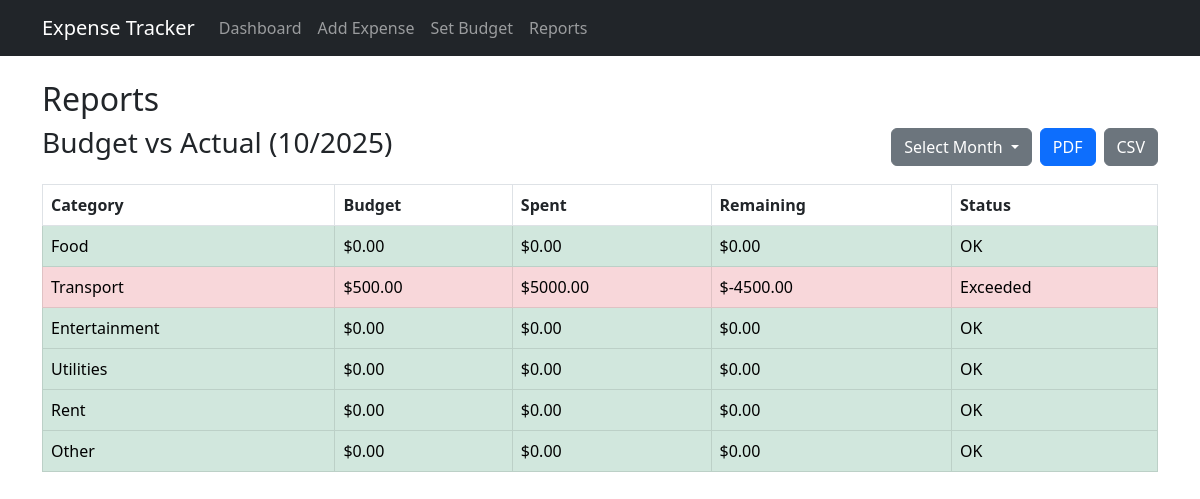
The page /reports?month=10&year=2025 on the database its author committed.
### models.py (models this page shows, shortened)
class Category(db.Model):
    id = db.Column(db.Integer, primary_key=True)
    name = db.Column(db.String(64), unique=True, nullable=False)
    expenses = db.relationship('Expense', backref='category', lazy='dynamic')
    budgets = db.relationship('Budget', backref='category', lazy='dynamic')

class Budget(db.Model):
    id = db.Column(db.Integer, primary_key=True)
    amount = db.Column(db.Float, nullable=False)
    month = db.Column(db.Integer, nullable=False) # 1-12
    year = db.Column(db.Integer, nullable=False)
    user_id = db.Column(db.Integer, db.ForeignKey('user.id'), nullable=False)
    category_id = db.Column(db.Integer, db.ForeignKey('category.id'), nullable=False)

### routes.py (the view)
@main_bp.route('/reports')
def reports():
    today = datetime.today()
    try:
        month = int(request.args.get('month', today.month))
        year = int(request.args.get('year', today.year))
    except ValueError:
        month = today.month
        year = today.year
    expense_months = db.session.query(func.extract('month', Expense.date).label('month'), func.extract('year', Expense.date).label('year')).filter_by(user_id=CURRENT_USER_ID).distinct()
    budget_months = db.session.query(Budget.month, Budget.year).filter_by(user_id=CURRENT_USER_ID).distinct()
    available_months = set()
    for m, y in expense_months:
        available_months.add((int(m), int(y)))
    for m, y in budget_months:
        available_months.add((int(m), int(y)))
    available_months = sorted(list(available_months), key=lambda x: (x[1], x[0]), reverse=True)
    if (month, year) not in available_months:
        available_months.insert(0, (month, year))
    categories = Category.query.all()
    report_data = []
    for cat in categories:
        budget = Budget.query.filter_by(
            user_id=CURRENT_USER_ID,
            category_id=cat.id,
            month=month,
            year=year
        ).first()
        budget_amount = budget.amount if budget else 0.0
        spent = db.session.query(func.sum(Expense.amount)).filter(
            Expense.user_id == CURRENT_USER_ID,
            Expense.category_id == cat.id,
            func.extract('month', Expense.date) == month,
            func.extract('year', Expense.date) == year
        ).scalar() or 0.0
        remaining = budget_amount - spent
        status = 'OK'
        if budget_amount > 0:
            if spent > budget_amount:
                status = 'Exceeded'
            elif spent > 0.9 * budget_amount:
                status = 'Warning'
        report_data.append({
            'category': cat.name,
            'budget': budget_amount,
            'spent': spent,
            'remaining': remaining,
            'status': status
        })
    return render_template('reports.html', report_data=report_data, current_month=month, current_year=year, available_months=available_months)

### templates/reports.html (shortened to what this page needs)
{% extends "base.html" %}
{% block content %}
<h2>Reports</h2>
<div class="row">
    <div class="col-md-12">
        <div class="col-md-12">
            <div class="d-flex justify-content-between align-items-center mb-3">
                <h3>Budget vs Actual ({{ current_month }}/{{ current_year }})</h3>
                {% if not pdf_mode %}
                <div class="d-flex">
                    <div class="dropdown me-2">
                        <button class="btn btn-secondary dropdown-toggle" type="button" id="monthDropdown"
                            data-bs-toggle="dropdown" aria-expanded="false">
                            Select Month
                        </button>
                    </div>
                    <a href="{{ url_for('main.download_report', month=current_month, year=current_year, format='pdf') }}"
                        class="btn btn-primary me-2">PDF</a>
                    <a href="{{ url_for('main.download_report', month=current_month, year=current_year, format='csv') }}"
                        class="btn btn-secondary">CSV</a>
                </div>
                {% endif %}
            </div>
            <table class="table table-bordered">
                <thead>
                    <tr>
                        <th>Category</th>
                        <th>Budget</th>
                        <th>Spent</th>
                        <th>Remaining</th>
                        <th>Status</th>
                    </tr>
                </thead>
                <tbody>
                    {% for item in report_data %}
                    <tr
                        class="{% if item.status == 'Exceeded' %}table-danger{% elif item.status == 'Warning' %}table-warning{% else %}table-success{% endif %}">
                        <td>{{ item.category }}</td>
                        <td>${{ "%.2f"|format(item.budget) }}</td>
                        <td>${{ "%.2f"|format(item.spent) }}</td>
                        <td>${{ "%.2f"|format(item.remaining) }}</td>
                        <td>{{ item.status }}</td>
                    </tr>
                    {% endfor %}
                </tbody>
            </table>
        </div>
    </div>
</div>
{% endblock %}

### rows shown on the page
Category: category "Food", budget "0.00", spent "0.00", remaining "0.00", status "OK"
Category: category "Transport"
Budget: budget "500.00"
Category: category "Entertainment", budget "0.00", spent "0.00", remaining "0.00", status "OK"
Category: category "Utilities", budget "0.00", spent "0.00", remaining "0.00", status "OK"
Category: category "Rent", budget "0.00", spent "0.00", remaining "0.00", status "OK"
Category: category "Other", budget "0.00", spent "0.00", remaining "0.00", status "OK"

### other values the page prints
{{ current_month }} "10"
{{ current_year }} "2025"
{{ "%.2f"|format(item.spent) }} "5000.00"
{{ "%.2f"|format(item.remaining) }} "-4500.00"
{{ item.status }} "Exceeded"
